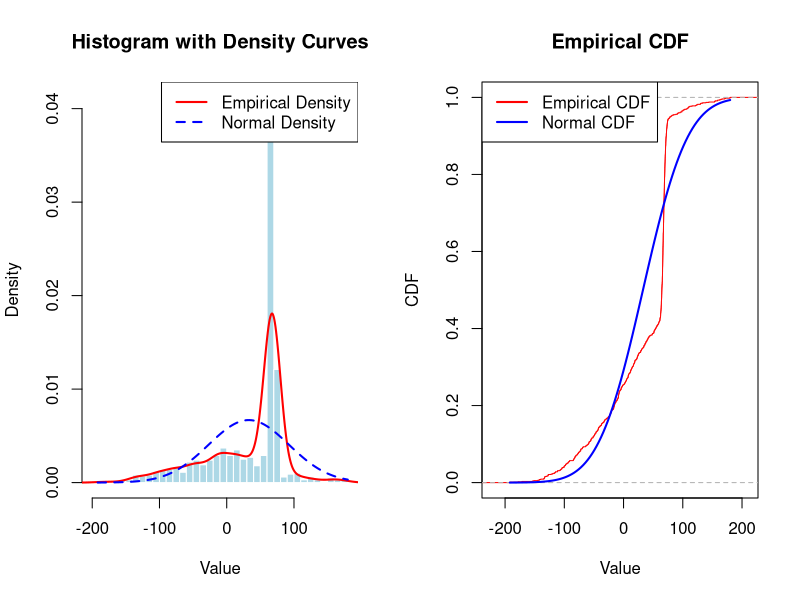

R code for this plot:
## ---- chunk 1
set.seed(123)
Id <- 67.6
n <- 1000
mu1 <- Id
sd1 <- 3 #standard deviation
mu2 <- -2
sd2 <- Id
sample1 <- rnorm(500, mean = mu1, sd = sd1)
sample2 <- rnorm(500, mean = mu2, sd = sd2)

my.data <- c(sample1, sample2)
summary(my.data)
## ---- chunk 2
# draw histogram
par(mfrow = c(1, 2))
hist(my.data, breaks = 30, probability = TRUE, 
     main = "Histogram with Density Curves",
     xlab = "Value", col = "lightblue", border = "white")

# superimpose empirical density (using kernel density estimation)
lines(density(my.data), col = "red", lwd = 2)

# superimpose normal density (using sample’s mean and standard deviation)
x <- seq(min(my.data), max(my.data), length = 100)
lines(x, dnorm(x, mean = mean(my.data), sd = sd(my.data)), 
      col = "blue", lwd = 2, lty = 2)

legend("topright", legend = c("Empirical Density", "Normal Density"), 
       col = c("red", "blue"), lwd = 2, lty = c(1, 2))
## ---- chunk 3
# plot ecdf
plot(ecdf(my.data), main = "Empirical CDF", 
     xlab = "Value", ylab = "CDF", col = "red")
# superimpose cdf for standard normal
lines(x, pnorm(x, mean = mean(my.data), sd = sd(my.data)), 
      col = "blue", lwd = 2)

legend("topleft", legend = c("Empirical CDF", "Normal CDF"), 
       col = c("red", "blue"), lwd = 2)

# calculate maximal difference  (max vertical distance between the empirical CDF and the theoretical normal CDF)
ks_test <- ks.test(my.data, "pnorm", mean = mean(my.data), sd = sd(my.data))
cat("Maximal difference (KS statistic):", ks_test$statistic, "\n")

## ---- chunk 4
# skewness
skewness <- function(x) {
  n <- length(x)
  mean_diff <- x - mean(x)
  skew <- (sum(mean_diff^3)/n) / (sum(mean_diff^2)/n)^(3/2)
  return(skew)
}

# kurtosis
kurtosis <- function(x) {
  n <- length(x)
  mean_diff <- x - mean(x)
  kurt <- (sum(mean_diff^4)/n) / (sum(mean_diff^2)/n)^2
  return(kurt)
}

cat("Skewness:", skewness(my.data), "\n")
cat("Kurtosis:", kurtosis(my.data), "\n")
cat("Excess Kurtosis (relative to normal):", kurtosis(my.data) - 3, "\n")
## ---- chunk 5
sorted_data <- sort(my.data)
q_values <- seq(0.1, 0.9, by = 0.1)

# Manual percentiles
manual_percentiles <- sapply(q_values, function(q) {
  index <- q * length(sorted_data)
  if (index == floor(index)) {
    return(sorted_data[index])
  } else {
    return(sorted_data[ceiling(index)])
  }
})

# Using quantile function
r_percentiles <- quantile(my.data, probs = q_values)

# Compare results
percentile_comparison <- data.frame(
  Quantile = q_values,
  Manual = manual_percentiles,
  R_Function = r_percentiles,
  Difference = manual_percentiles - r_percentiles
)

print(percentile_comparison)

## ---- chunk 6
# theoretical expected value and variance

# sample mean and sample variance
theoretical_mean <- (mu1 + mu2) / 2
theoretical_var <- (sd1^2 + sd2^2 + (mu1 - theoretical_mean)^2 + (mu2 - theoretical_mean)^2) / 2

# Sample statistics
sample_mean <- mean(my.data)
sample_var <- var(my.data)
sample_sd <- sd(my.data)

cat("Theoretical mean:", theoretical_mean, "\n")
cat("Sample mean:", sample_mean, "\n")
cat("Difference in means:", sample_mean - theoretical_mean, "\n\n")

cat("Theoretical variance:", theoretical_var, "\n")
cat("Sample variance:", sample_var, "\n")
cat("Difference in variances:", sample_var - theoretical_var, "\n")
## ---- chunk 7
# your code here
k_sigma_rule <- function(data, k_values = c(1, 2, 3)) {
  mean_val <- mean(data)
  sd_val <- sd(data)
  
  results <- sapply(k_values, function(k) {
    lower <- mean_val - k * sd_val
    upper <- mean_val + k * sd_val
    fraction <- mean(data >= lower & data <= upper)
    return(fraction)
  })
  
  return(data.frame(k = k_values, fraction_within = results))
}

# Apply k-sigma rule
k_results <- k_sigma_rule(my.data)
print(k_results)

# Expected values for normal distribution
expected_fractions <- c(0.6827, 0.9545, 0.9973)
k_results$expected <- expected_fractions
k_results$difference <- k_results$fraction_within - k_results$expected

print(k_results)
